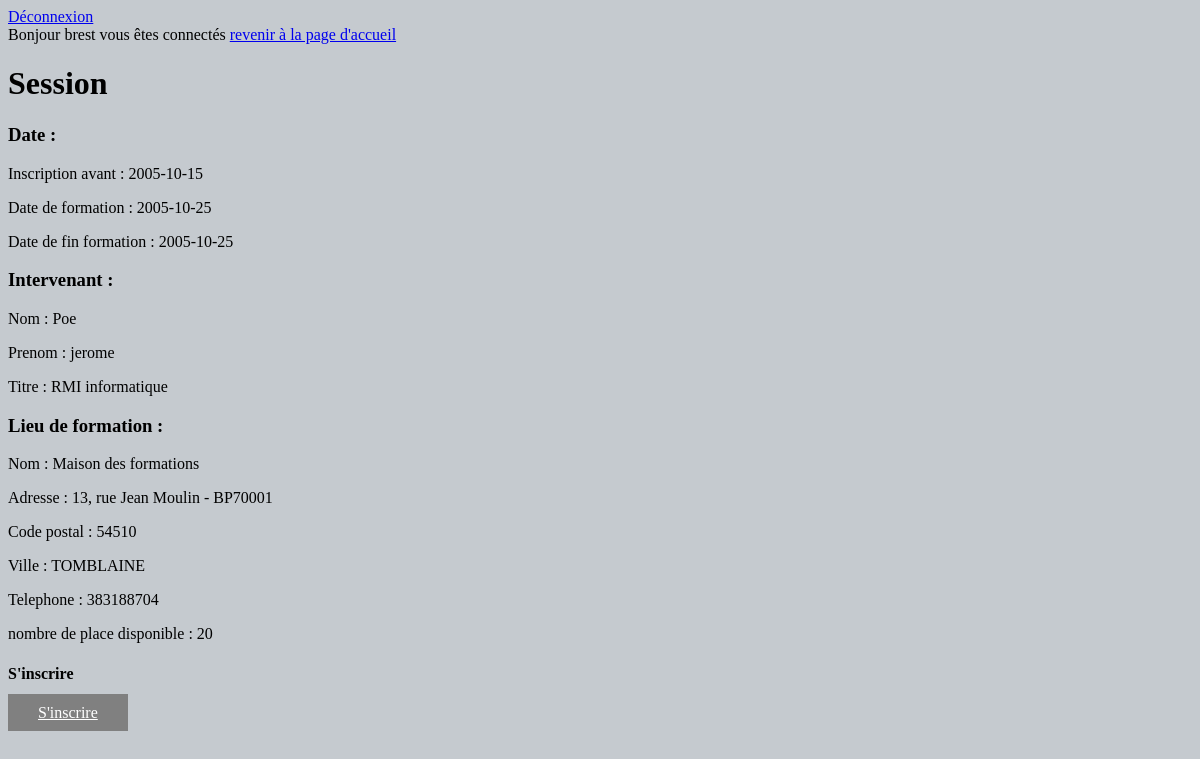
The page /descriptif.session.php?numSession=1 (signed in) on the database its author committed.
### tables this page shows
CREATE TABLE `utilisateur` (
  `idUtilisateur` int(20) NOT NULL,
  `nom` varchar(20) NOT NULL,
  `prenom` varchar(20) NOT NULL,
  `adresseMail` varchar(50) NOT NULL,
  `password` varchar(50) NOT NULL,
  `idStatus` int(11) NOT NULL
);

CREATE TABLE `session` (
  `numSession` int(11) NOT NULL,
  `dateLimiteInsc` date DEFAULT NULL,
  `dateSession` date DEFAULT NULL,
  `dateDeFin` date DEFAULT NULL,
  `idIntervenant` int(11) NOT NULL,
  `idLieu` int(11) NOT NULL,
  `numFormation` int(11) NOT NULL,
  `nbPlace` int(50) DEFAULT NULL
);

CREATE TABLE `intervenant` (
  `idIntervenant` int(20) NOT NULL,
  `nom` varchar(20) NOT NULL,
  `prenom` varchar(20) NOT NULL,
  `titre` varchar(20) NOT NULL
);

CREATE TABLE `lieu` (
  `idLieu` int(20) NOT NULL,
  `nom` varchar(255) NOT NULL,
  `adresse` varchar(255) NOT NULL,
  `codePostal` int(5) NOT NULL,
  `ville` varchar(255) NOT NULL,
  `telephone` int(10) NOT NULL
);

### fonction.php (called while the page is built, shortened)
<?php
function gestionnaireDeConnexionMysqli() {
    $db_username = 'root';
    $db_password = '';
    $db_name     = 'dbbm2l';
    $db_host     = 'localhost';
    $db = mysqli_connect($db_host, $db_username, $db_password, $db_name)
           or die('pas de connexion to database');
    return $db;
}
function lireUtilisateur($id) {
	$db = gestionnaireDeConnexionMysqli();
    if ($db != NULL) {
		$req 		  = "SELECT * FROM utilisateur WHERE idUtilisateur = $id";
		$exec_requete = mysqli_query($db, $req);
		$user         = mysqli_fetch_array($exec_requete);
	}else {
		echo "Une erreur est survenue.";
	}
    return $user;
}
function listeSession($numFormation){
	$db = gestionnaireDeConnexionMysqli();
	if ($db != NULL) {
		$req 		  = "SELECT * FROM session WHERE numformation = $numFormation";
		$exec_requete = mysqli_query($db, $req);
		$listeSession = mysqli_fetch_all($exec_requete, MYSQLI_ASSOC);
	}else {
		echo "Une erreur est survenue.";
	}
	return $listeSession;
}
function lireLieu($idLieu){
	$db = gestionnaireDeConnexionMysqli();
	if ($db != NULL) {
		$req 		  = "SELECT * FROM lieu WHERE idLieu = $idLieu";
		$exec_requete = mysqli_query($db, $req);
		$lieu 		  = mysqli_fetch_array($exec_requete, MYSQLI_ASSOC);
	}else {
		echo "Une erreur est survenue.";
	}
	return $lieu;
}
function lireIntervenant($idIntervenant){
	$db = gestionnaireDeConnexionMysqli();
	if ($db != NULL) {
		$req 		  = "SELECT * FROM intervenant WHERE idIntervenant = $idIntervenant";
		$exec_requete = mysqli_query($db, $req);
		$intervenant = mysqli_fetch_array($exec_requete, MYSQLI_ASSOC);
	}else {
		echo "Une erreur est survenue.";
	}
	return $intervenant;
}
function countSession($numSession){
	$db = gestionnaireDeConnexionMysqli();
	if ($db != NULL) {
		$req		  = "SELECT COUNT(idUtilisateur) AS nbInscrit FROM sinscrire WHERE numSession = $numSession;";
		$exec_requete = mysqli_query($db, $req);
		$count		  = mysqli_fetch_array($exec_requete, MYSQLI_ASSOC);
	}else {
		echo "Une erreur est survenue.";
	}
	return $count;
}
?>

### descriptif.session.php (the view, shortened to what this page needs)
<?php
include_once 'fonction.php';
include_once 'principale.php';
if(isset($_GET["numSession"])){
    $idFormation = $_GET["numSession"];
    $sessionForm = listeSession($idFormation);
    $sessionTab = $sessionForm[0];
}
?>
    <div class="content">
        <h1> Session </h1>
        <div class="present">
            <h3><p>Date : </h3></p>
            <p> Inscription avant : <?php echo $sessionTab['dateLimiteInsc']; ?></p>
            <p> Date de formation : <?php echo $sessionTab['dateSession']; ?></p>
            <p> Date de fin formation : <?php echo $sessionTab['dateDeFin']; ?></p>
            <p><h3> Intervenant : </h3></p>
            <?php
            $intervenant = lireIntervenant($sessionTab['idIntervenant']);
            ?>
            <p> Nom : <?php echo $intervenant['nom']; ?></p>
            <p> Prenom : <?php echo $intervenant['prenom']; ?></p>
            <p> Titre : <?php echo $intervenant['titre']; ?></p>
            <p><h3> Lieu de formation : </h3></p>
            <?php
            $lieu = lireLieu($sessionTab['idLieu']);
            ?>
            <p> Nom : <?php echo $lieu['nom']; ?></p>
            <p> Adresse : <?php echo $lieu['adresse']; ?></p>
            <p> Code postal : <?php echo $lieu['codePostal']; ?></p>
            <p> Ville : <?php echo $lieu['ville']; ?></p>
            <p> Telephone : <?php echo $lieu['telephone']; ?></p>
            <?php
            $nbInscrit = countSession($_SESSION['numSession']);
            $nbInscr = $nbInscrit["nbInscrit"];
            $nbPlace = $sessionTab['nbPlace'];
            $nbPlaceRestante = ($nbPlace - $nbInscr);
            ?>
            <p> nombre de place disponible :
                <?php
                if($nbPlaceRestante == 0){
                    echo "Plus de place";
                } else{
                    echo $nbPlaceRestante;
                }
            ?></p>
            <p><h4>S'inscrire</h4></p>
            <a href="inscrire.php" class="bouton1">S'inscrire</a>
        </div>
    </div>

### principale.php (shortened to what this page needs)
<!DOCTYPE html>
<html>
<?php
include_once 'fonction.php';
?>
    <head>
        <link rel="stylesheet" href="style.css" media="screen" type="text/css" />
    </head>
    <body >
        <div id="content">
            <a href='principale.php?deconnexion=true'><span>Déconnexion</span></a>
            <?php
                if (isset($_GET['deconnexion'])) {
                   if($_GET['deconnexion']==true) {
                      session_unset();
                      header("location:index.php");
                   }
                }
                else if ($_SESSION['id'] !== "") {
                    $user = lireUtilisateur($_SESSION['id']);
                    echo "<br>Bonjour {$user['nom']} vous êtes connectés";
                }
            ?>
            <a href="accueil.php">revenir à la page d'accueil</a>
        </div>

### style.css (style rules this page uses)
body { background: rgb(197, 202, 207); }
a.bouton1 { padding: 10px 30px; background: gray; color: white; }

### rows shown on the page
utilisateur: nom "brest"
session: dateLimiteInsc "2005-10-15", dateSession "2005-10-25", dateDeFin "2005-10-25", nbPlace "20"
intervenant: nom "Poe", prenom "jerome", titre "RMI informatique"
lieu: nom "Maison des formations", adresse "13, rue Jean Moulin - BP70001", codePostal "54510", ville "TOMBLAINE", telephone "383188704"
